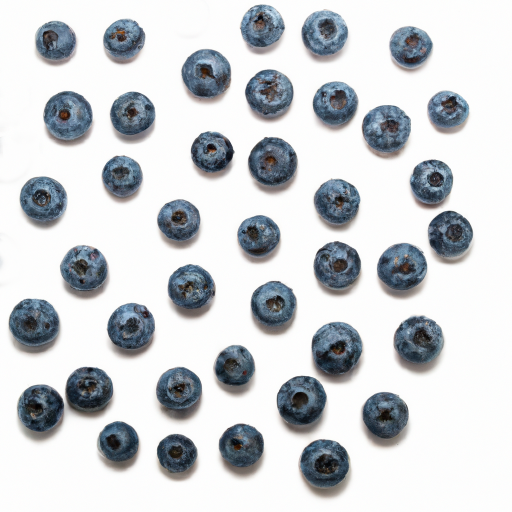
#> input picture images/berries2.png, 1024 x 1024 px, found by its file name (shown at 1/2 size); its folder holds only this picture in this run
$ python main.py --imgname images/berries2.png
#> lines starting #> are read from the running program, lines starting #| are printed output that depends on the picture; after the words box and inside, x2 and y2 are one past the last pixel; in counts of white or black regions, pixels touching at a corner belong together
### preprocessing.py
#############################################################################################################
# ENGI 9804 - G_42
# Dimensional Analysis Using Blob Detection
# Preprocessing Operations Module
#############################################################################################################

import cv2

def preprocess(gray, blur, enhance):

    enhanced_image = None


    # Noise Filtering based on the Filter
    if blur == "gaussian":
        # Apply Gaussian blur to reduce noise
        enhanced_image = cv2.GaussianBlur(gray, (11, 11), 0)
    elif blur == "median":
        # Apply Median blur to reduce noise
        enhanced_image = cv2.medianBlur(gray, 11)

    if enhance:
        # Contrast Enhancement
        enhanced_image = cv2.equalizeHist(blurred)  # Apply histogram equalization for contrast enhancement

    return enhanced_image


# Performed thresholding on the blurred image to create a binary image using cv2.threshold().
# This step helps to segment the foreground objects from the background.

# Apply Global Thresholding
def binary_threshold(image, threshold_value):

    # Apply binary thresholding
    _, binary_image = cv2.threshold(image, threshold_value, 255, cv2.THRESH_BINARY_INV)

    return binary_image

# Apply Adaptive Thresholding
def adaptive_threshold(image, block_size, constant):

    # Apply adaptive thresholding
    binary_image = cv2.adaptiveThreshold(image, 255, cv2.ADAPTIVE_THRESH_GAUSSIAN_C,
                                         cv2.THRESH_BINARY_INV, block_size, constant)

    return binary_image


### morphology.py
#############################################################################################################
# ENGI 9804 - G_42
# Dimensional Analysis Using Blob Detection
# Morphological Operations Module
#############################################################################################################

import cv2
import numpy as np

# https://docs.opencv.org/4.x/d9/d61/tutorial_py_morphological_ops.html

"""
Morphological Closing:
Morphological closing is an operation that combines dilation followed by erosion.
It is used to fill gaps in the detected blobs and smooth the blobs. In this code, a square-shaped kernel of size (5, 5) is used for the closing operation.
The cv2.morphologyEx() function is applied with cv2.MORPH_CLOSE as the operation type.

* Morphological Erosion:
Morphological erosion is an operation that reduces the size of bright regions (white areas in this case).
It helps distinguish blobs that are close to each other. In this code, a smaller square-shaped kernel of size (3, 3) is used for the erosion operation.
The cv2.erode() function is applied with iterations=1 to perform one iteration of erosion.

* Morphological Dilation:
Morphological dilation is an operation that increases the size of bright regions.
It is used here to fill small gaps inside each blobs, which might have occurred due to thresholding or erosion.
In this code, a larger square-shaped kernel of size (7, 7) is used for the dilation operation. The cv2.dilate() function is applied with iterations=1
to perform one iteration of dilation.

By applying morphological closing, erosion, and dilation in this order, we improve the accuracy of blob detection and separation of adjacent blobs.
Closing helps to fill small gaps and smooth the blobs, erosion helps distinguish closely connected blobs, and dilation fills small gaps inside each blueberry,
leading to more accurate detection of individual blobs in the final output.
"""

def morphology(thresh, cl_ker, er_ker, di_ker):
    # Perform morphological closing to fill gaps and smooth the blobs
    kernel = np.ones((cl_ker, cl_ker), np.uint8)
    closing = cv2.morphologyEx(thresh, cv2.MORPH_CLOSE, kernel)

    # Perform morphological erosion to distinguish blobs
    kernel_erosion = np.ones((er_ker, er_ker), np.uint8)
    erosion = cv2.erode(closing, kernel_erosion, iterations=1)

    # Perform morphological dilation to fill small gaps inside each blob
    kernel_dilation = np.ones((di_ker, di_ker), np.uint8)
    dilation = cv2.dilate(erosion, kernel_dilation, iterations=1)

    # Set the Processed Image for Connected Component Analysis
    processed_img = closing

    return processed_img

### blobDetection.py
#############################################################################################################
# ENGI 9804 - G_42
# Dimensional Analysis Using Blob Detection
# Blob Detection and Measurement Module
#############################################################################################################

import cv2
import numpy as np


def detectAndMeasure(org_img, proc_img, blobMin, filtMax, filtMin):

    # Count the objects which satisfies the constraints
    filt_stats = {
        "tot_valid_blobs": 0,
        "tot_under_Sized": 0,
        "tot_over_Sized" : 0,
        "percent_under":0,
        "percent_over":0,
    }

    # Perform connected component analysis
    num_labels, labels, stats, centroids = cv2.connectedComponentsWithStats(proc_img, connectivity=8)

    # Print Total Number of Blobs Detected
    print(f"Total Blobs Count: {num_labels}")

    # Define the minimum and maximum area thresholds to filter the blobs (adjust these values as needed)
    min_area_threshold = blobMin

    # Define the Filtering Blob Size for Measurement Analysis
    over_sized = filtMax
    under_sized = filtMin

    # Copy the original image for different markings
    org_img_copy = org_img.copy()

    # Loop through each detected blob
    for label in range(1, num_labels):  # Start from 1 to exclude the background label 0
        area = stats[label, cv2.CC_STAT_AREA]

        # Check if the area is within the specified range
        if min_area_threshold < area:

            filt_stats["tot_valid_blobs"] += 1

            # Get the bounding box coordinates for the blob
            x, y, w, h = stats[label, cv2.CC_STAT_LEFT], stats[label, cv2.CC_STAT_TOP], \
                        stats[label, cv2.CC_STAT_WIDTH], stats[label, cv2.CC_STAT_HEIGHT]

            # Draw the bounding box around the blob based on Filtered Criteria

            # Mark All the blobs valid except background
            cv2.rectangle(org_img_copy, (x, y), (x + w, y + h), (0, 0, 0), 2)

            # Mark Bounding Box complying Filtering Condition
            if  area < under_sized:
                filt_stats["tot_under_Sized"] +=1
                # Identify with BLUE bounding box
                cv2.rectangle(org_img, (x, y), (x + w, y + h), (255, 0, 0), 2)
            elif area >= over_sized:
                filt_stats["tot_over_Sized"] +=1
                # Identify with RED bounding box
                cv2.rectangle(org_img, (x, y), (x + w, y + h), (0, 0, 255), 2)
            else:
                # Identify with GREEN bounding box
                cv2.rectangle(org_img, (x, y), (x + w, y + h), (0, 255, 0), 2)

            # Print the area of the blob
            #print(f"Blob {label}: Area = {area} pixels")


    # Calculate the Percentage of Over and Under Sized batching
    if filt_stats["tot_valid_blobs"] > 0 :
        filt_stats["percent_under"] = round((filt_stats["tot_under_Sized"]/filt_stats["tot_valid_blobs"])*100, 2)
        filt_stats["percent_over"] = round((filt_stats["tot_over_Sized"]/filt_stats["tot_valid_blobs"])*100, 2)
    else:
        filt_stats["percent_under"] = 0
        filt_stats["percent_over"] = 0

    return org_img_copy, org_img, filt_stats

### main.py
#############################################################################################################
# ENGI 9804 - G_42
# Dimensional Analysis Using Blob Detection
# Main Module
#############################################################################################################

# Import necessary libraries
import os
import argparse
import cv2
import numpy as np
import matplotlib.pyplot as plt
import preprocessing as pre
from morphology import morphology
from blobDetection import detectAndMeasure

def main(img_name, glb_thresh, blob_min, filt_max, filt_min):

    # Set the Product Name
#> called with img_name = 'images/berries2.png', glb_thresh = 130, blob_min = 1000, filt_max = 8000, filt_min = 6000
    prod = "Potato Chips"
    prod = "Blueberries"

    # Load the image
    img_path = os.path.join("./images/", img_name)

    image = cv2.imread(img_path)
#> image is the input picture: shape (1024, 1024, 3); mean B, G, R 210.4, 207.3, 204.3

    # Convert the image to grayscale
    gray = cv2.cvtColor(image, cv2.COLOR_BGR2GRAY)
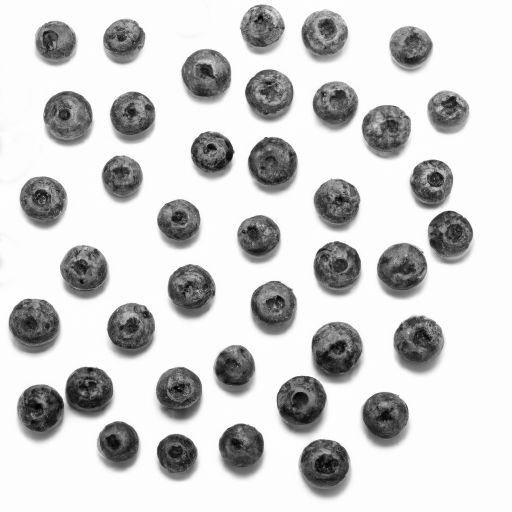
#> gray: shape (1024, 1024) (shown at 1/2 size); min 0, max 255, mean 206.7

    # Display both Original and Grayscale images
    fig, axes = plt.subplots(1, 2, figsize=(10, 5), num=1)

    image_rgb = cv2.cvtColor(image, cv2.COLOR_BGR2RGB)
    axes[0].imshow(image_rgb)
    axes[0].set_title("Original Image of "+prod)
    axes[0].axis("off")

    axes[1].imshow(gray, cmap="gray")
    axes[1].set_title("Grayscale Image")
    axes[1].axis("off")

    plt.show()
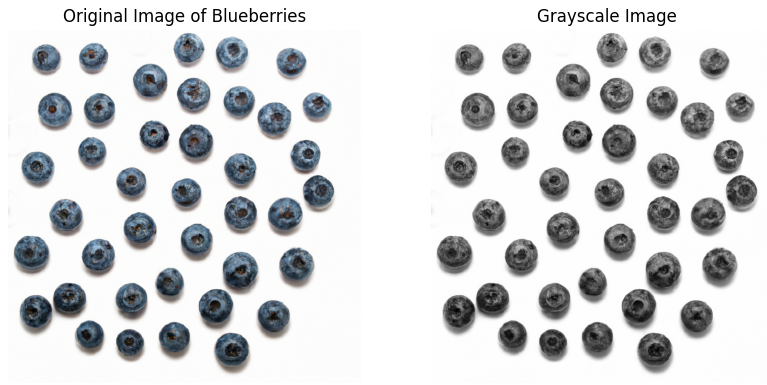
#> figure drawn by matplotlib, 2 panels

    # Preprocessing
    #==========================================================================================
    blur = "median" # "median"/"gaussian"
    preprocessed = pre.preprocess(gray, blur, False)

    plt.figure(num=2)
    plt.imshow(preprocessed, cmap="gray")
    plt.title("De-noised, Enhanced Image")
    plt.axis("off")
    plt.show()


    # Thresholding
    #==========================================================================================
    # Apply thresholding to segment the Foreground Objects from Background

    # Adjust the Global threshold_value
    threshold_value = glb_thresh
    thresh_global = pre.binary_threshold(preprocessed, threshold_value)
#> in binary_threshold, `_, binary_image = cv2.threshold(image, threshold_value, 255, cv2.THRES..`:
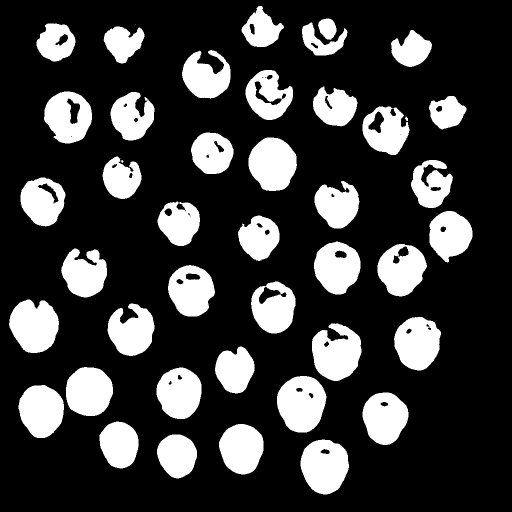
#> binary_image: shape (1024, 1024) (shown at 1/2 size); 23.1% white; 44 white regions (2 under 20 px), largest, box (x1, y1, x2, y2) and area: (554, 752, 653, 865) 8475, (624, 647, 723, 762) 8064, (601, 879, 698, 989) 8055

    # Adjust the block_size and constant
    block_size = 21
    constant = 5
    thresh_adaptive = pre.adaptive_threshold(preprocessed, block_size, constant)
#> in adaptive_threshold, `binary_image = cv2.adaptiveThreshold(image, 255, cv2.ADAPTIVE_THRESH_G..`:
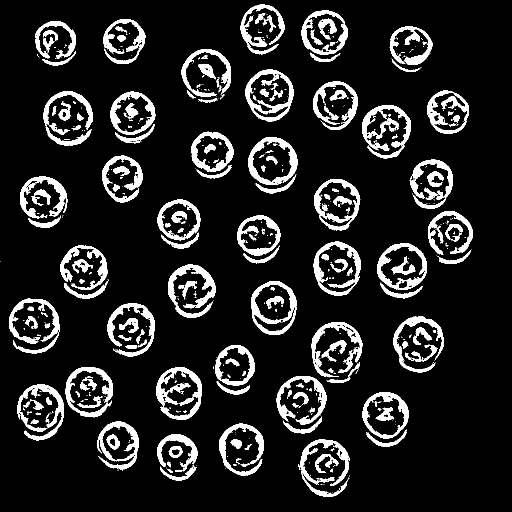
#> binary_image: shape (1024, 1024) (shown at 1/2 size); 12.5% white; 604 white regions (410 under 20 px), largest, box (x1, y1, x2, y2) and area: (724, 210, 822, 317) 3470, (312, 734, 404, 840) 3269, (336, 529, 431, 636) 3252

    # Assign the Best Thresholded Image as the Final Binay Image
    thresh = thresh_global

    # Display both binary images side by side using matplotlib
    fig, axes = plt.subplots(1, 2, figsize=(10, 5),  num=3)

    # Global Thresholding Result
    axes[0].imshow(thresh_global, cmap="gray")
    axes[0].set_title("Global Thresholding")
    axes[0].axis("off")

    # Adaptive Thresholding Result
    axes[1].imshow(thresh_adaptive, cmap="gray")
    axes[1].set_title("Adaptive Thresholding")
    axes[1].axis("off")

    plt.show()

    # Morphological Processing
    #==========================================================================================
    morphed_img = morphology(thresh, 11, 3, 5)

    # Display Morphological processed image and Thresholded images side by side
    fig, axes = plt.subplots(1, 2, figsize=(10, 5),  num=4)

    # Thresholded Image
    axes[0].imshow(thresh, cmap="gray")
    axes[0].set_title("Thresholded Image")
    axes[0].axis("off")

    # Morphological Processsing - Closing Result
    axes[1].imshow(morphed_img, cmap="gray")
    axes[1].set_title("Morphological Processed Image")
    axes[1].axis("off")

    plt.show()

    # Blob Detection, Measurement, Filtering
    #==========================================================================================
    marked_img1, marked_img2, stats = detectAndMeasure(image, morphed_img, blob_min, filt_max, filt_min)
#> in detectAndMeasure, `num_labels, labels, stats, centroids = cv2.connectedComponentsWithStat..`:
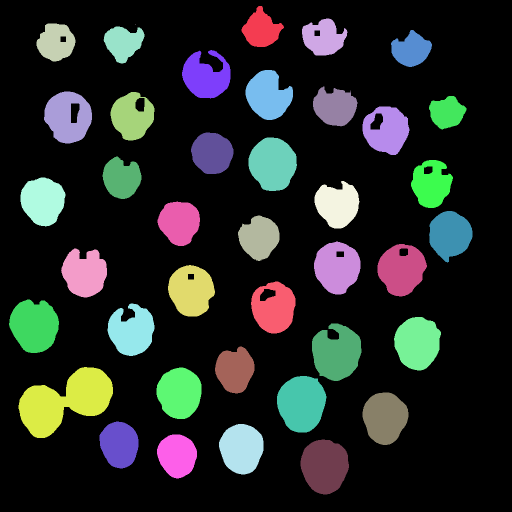
#> labels: shape (1024, 1024) int32 (shown at 1/2 size); 41 distinct labels, from 0 to 40; one colour per label, 0 black
#> in detectAndMeasure, `num_labels, labels, stats, centroids = cv2.connectedComponentsWithStat..`: num_labels = 41; stats = 41 rows, first 6: [0, 0, 1024, 1024, 798414], [483, 12, 85, 82, 4093], [604, 37, 91, 74, 4513], [73, 47, 78, 76, 4284], [270, 48, 1, 1, 1], [207, 53, 82, 74, 3944]; centroids = 41 pairs, first value 68.31 to 899.6, second value 48 to 931.7
#| Total Blobs Count: 41
#> the loop in detectAndMeasure, `for label in range(1, num_labels):` made 40 passes
#> (area, x, y, w, h) on passes 1, 2, 3, 5, 6, 7, 8, 9: (4093, 483, 12, 85, 82), (4513, 604, 37, 91, 74), (4284, 73, 47, 78, 76), (3944, 207, 53, 82, 74), (3925, 782, 60, 82, 74), (6198, 364, 100, 97, 97), (6534, 491, 140, 95, 100), (5081, 626, 173, 89, 80)
#> after the loop in detectAndMeasure, `for label in range(1, num_labels):`:
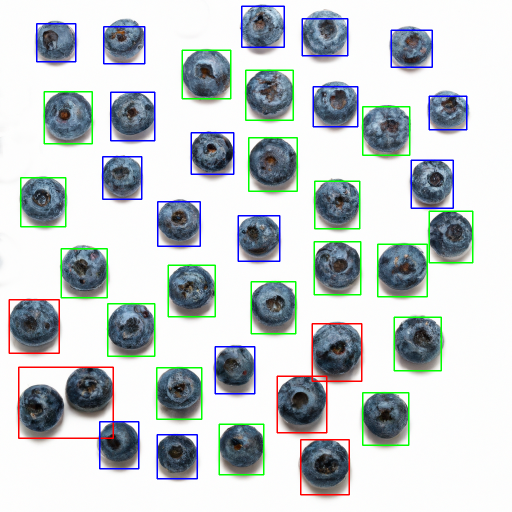
#> org_img: shape (1024, 1024, 3) (shown at 1/2 size); mean B, G, R 205.4, 203.6, 197.2
#> after the loop in detectAndMeasure, `for label in range(1, num_labels):`:
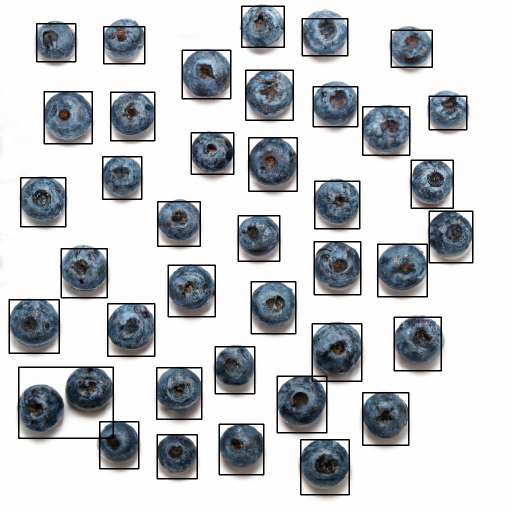
#> org_img_copy: shape (1024, 1024, 3) (shown at 1/2 size); 4.19% of pixels changed, all inside (x1, y1, x2, y2) = (17, 11, 947, 991)
#> after the loop in detectAndMeasure, `for label in range(1, num_labels):`: filt_stats = {'tot_valid_blobs': 39, 'tot_under_Sized': 16, 'tot_over_Sized': 5, 'percent_under': 0, 'percent_over': 0}
#> stats = {'tot_valid_blobs': 39, 'tot_under_Sized': 16, 'tot_over_Sized': 5, 'percent_under': 41.03, 'percent_over': 12.82}

    # Display the final output with detected and Filtered Blobs
    fig, axes = plt.subplots(1, 2, figsize=(10, 5),  num=5)


    marked_img1_rgb = cv2.cvtColor(marked_img1, cv2.COLOR_BGR2RGB)
    marked_img2_rgb = cv2.cvtColor(marked_img2, cv2.COLOR_BGR2RGB)

    axes[0].imshow(marked_img1_rgb)
    axes[0].set_title("Valid Blobs Detected")
    axes[0].axis("off")

    axes[1].imshow(marked_img2_rgb)
    axes[1].set_title("Filtered: Over/Under Sized Blobs")
    axes[1].axis("off")

    plt.show()

    # Measurement Analysis
    #==========================================================================================

    # Print the Measurement Analysis Statistics
    print("Measurement Analysis Statistics of the blobs")
    print("============================================")
    print(f"Total Valid Objects in the Image: {stats['tot_valid_blobs']}")
#| Total Valid Objects in the Image: 39
    print(f"Total Over Sized Objects in the Image: {stats['tot_over_Sized']}")
#| Total Over Sized Objects in the Image: 5
    print(f"Total Under Sized Objects in the Image: {stats['tot_under_Sized']}")
#| Total Under Sized Objects in the Image: 16
    print(f"Percentage of LOW Sized products in the batch: {stats['percent_under']}%")
#| Percentage of LOW Sized products in the batch: 41.03%
    print(f"Percentage of OVER Sized products in the batch: {stats['percent_over']}%")
#| Percentage of OVER Sized products in the batch: 12.82%

if __name__ == "__main__":
     # Create an argument parser
    parser = argparse.ArgumentParser(description="G_42 Dimensional Analysis Using Blob Detection")

    # Add arguments
    parser.add_argument("--imgname", default="berries1.png", help="input image name, image should be inside subdir '/images' ")
    parser.add_argument("--thresh", type=int, default=130, help="Global Threshold for Binarization.")
    parser.add_argument("--blobmin", type=int, default=1000, help="Minimum Size for blob detection.")
    parser.add_argument("--filtmax", type=int, default=8000, help="Filter object larger than filtmax Size.")
    parser.add_argument("--filtmin", type=int, default=6000, help="Filter object lesser than filtmin Size.")

    # Parse the arguments
    args = parser.parse_args()

    # Call the main function with provided arguments
    main(args.imgname, args.thresh, args.blobmin,  args.filtmax, args.filtmin)
